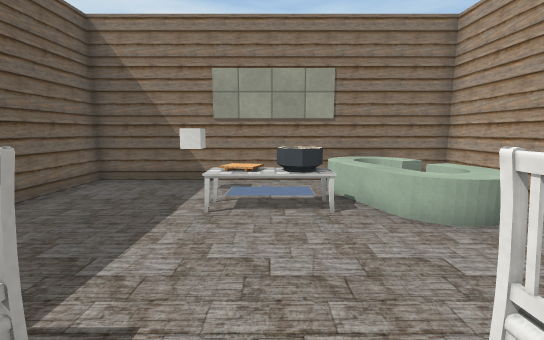
[1] (above)

12 first-person views from a walk through a Unity game level. The camera is 1.5 m above the floor, tilts 8° down and sees 90° across. The floor is counted in squares, 1 m on a side. Each view is taken from the middle of a square. On the plan, view 1 faces up. The plan holds only what a view shows up to about 14 squares ahead; the rest is blank. The place goes on beyond the plan. The player character is not drawn. Some surface patterns are stand-ins.

[2]
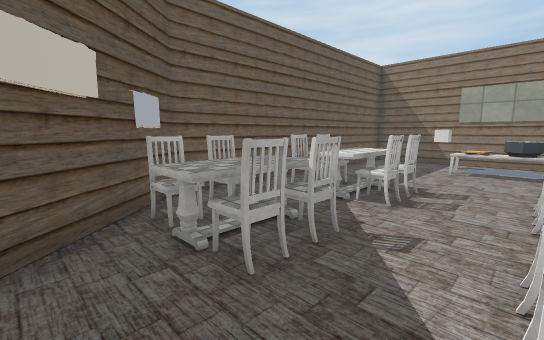

[3]
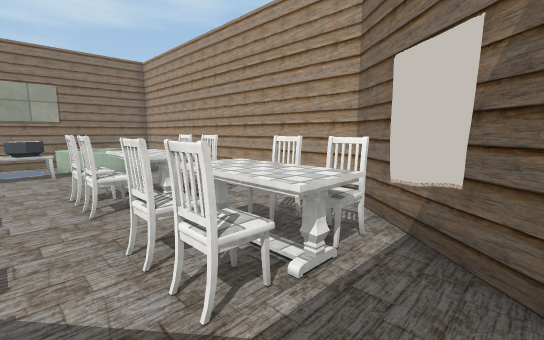

[4]
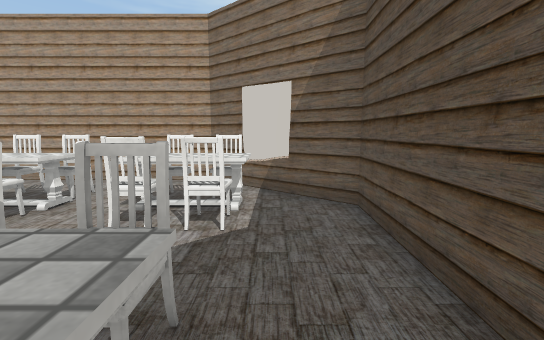

[5]
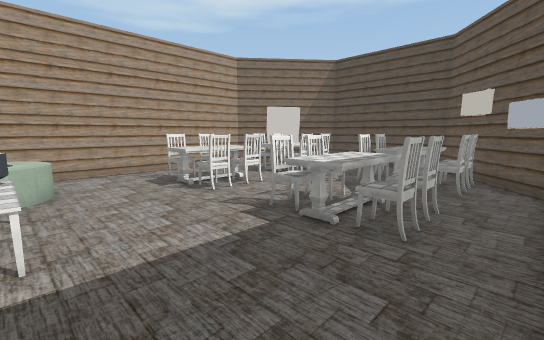

[6]
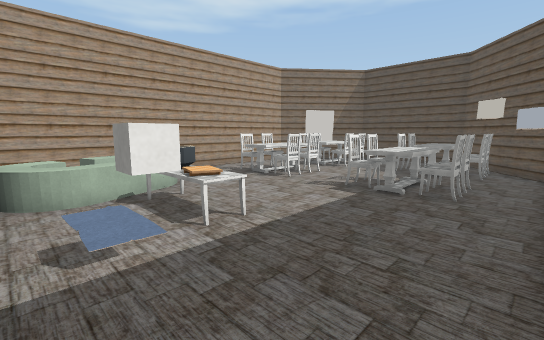

[7]
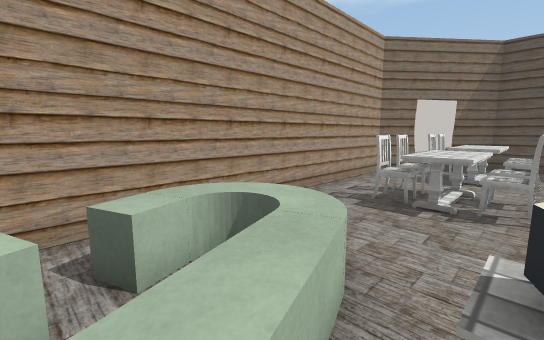

[8]
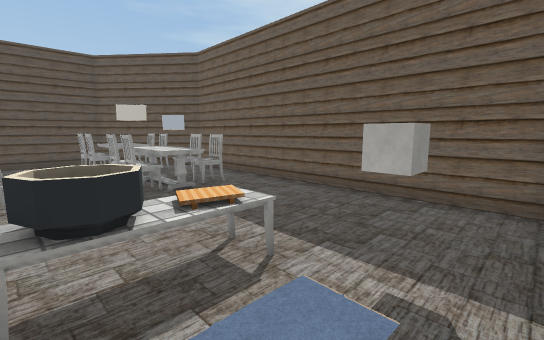

[9]
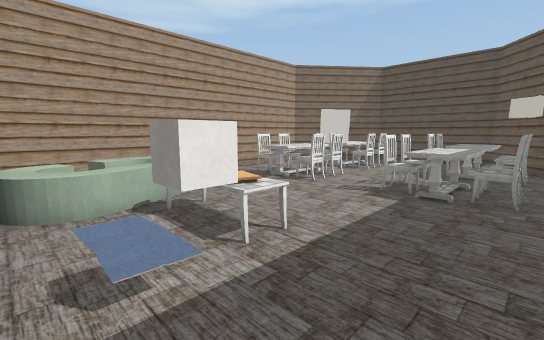

[10]
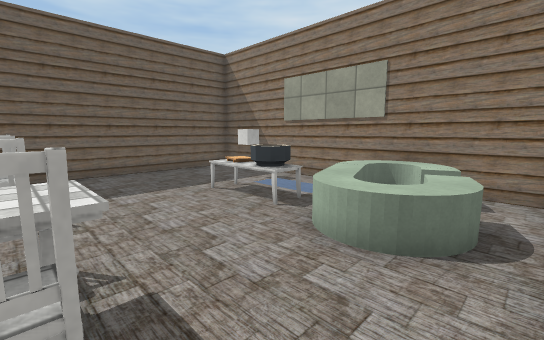

[11]
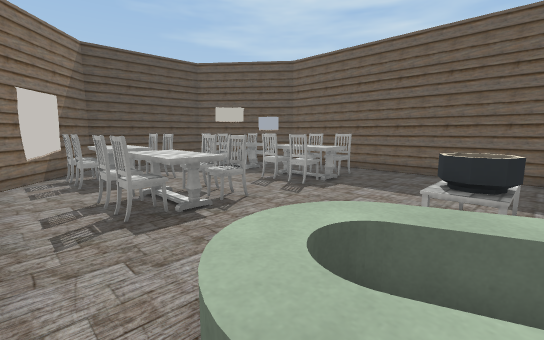

[12]
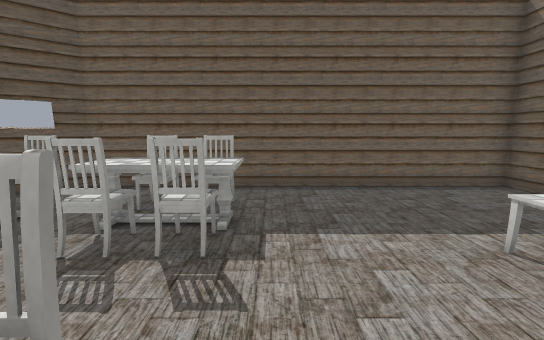

### Floor plan
Points are (right, up) in squares from view 1. A wall is a line through its corners. A room is listed if a view was taken in it or the views show most of it. See-through windows are left out.
Room 1 (views 1, 2, 3, 4, 5, 6, 7, 8, 9, 10, 11, 12)
walls: (-5.4, -3) (-2.4, -6.7) (2.5, -6.8) (5.4, -3.1) (5.4, 8.4) (-5.4, 8.4) (-5.4, -3)
objects: other object (-5, -4); chair (-4, -4) to (-3, -4); chair (-4, -3) to (-3, -3); chair (-4, -1) to (-3, 0); chair (-4, 1) to (-3, 1); table (-3, -2) to (-2, -2); chair (-2, -4) to (-1, -4); chair (-2, -3) to (-1, -3); chair (-2, -1) to (-1, 0); chair (-2, 1) to (-1, 1); cube (-2, 7); table (-1, 5) to (1, 5); carpet (-1, 6) to (1, 6); chair (1, -4) to (2, -4); chair (1, -3) to (2, -3); chair (1, -1) to (2, 0); chair (1, 1) to (2, 1); table (2, -2) to (3, -2); other object (2, 4) to (4, 8); chair (3, -4) to (4, -4); chair (3, -3); chair (3, -1) to (4, 0); chair (3, 1); other object (4, -5)

Where each view was taken, in squares from view 1:
view 1: 0 up, 0 right, facing up
view 2: 6 down, 1 right, facing up-left
view 3: 6 down, 0 right, facing up-right
view 4: 5 down, 3 left, facing right
view 5: 5 up, 5 left, facing down-right
view 6: 8 up, 5 left, facing down-right
view 7: 7 up, 1 right, facing down-right
view 8: 8 up, 1 right, facing down-left
view 9: 8 up, 4 left, facing down-right
view 10: 1 up, 5 right, facing up-left
view 11: 6 up, 5 right, facing down-left
view 12: 2 up, 2 right, facing left
